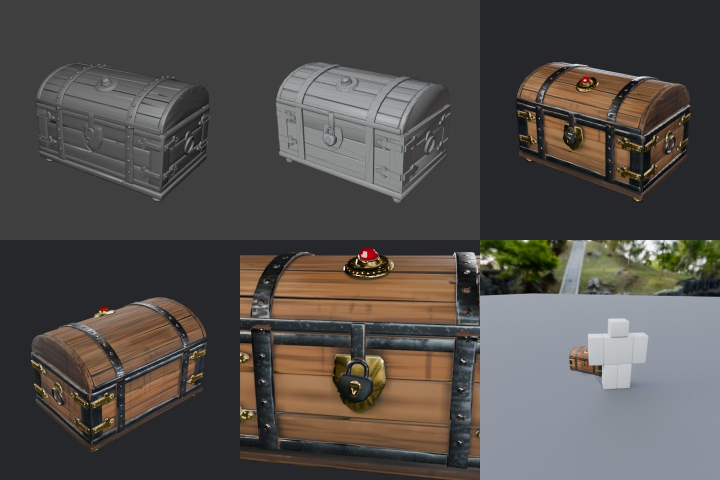
#> input picture roblox-modeling/references/sheets/chest.jpg, 1440 x 960 px (shown at 1/2 size)
$ python lion.py ../../../roblox-modeling/references/sheets/chest.jpg out.png
#> lines starting #> are read from the running program, lines starting #| are printed output that depends on the picture
import sys
from collections import deque
from PIL import Image, ImageFilter, ImageChops

src = Image.open(sys.argv[1]).convert("RGBA")
S = 1024
src = src.resize((S, S), Image.LANCZOS)
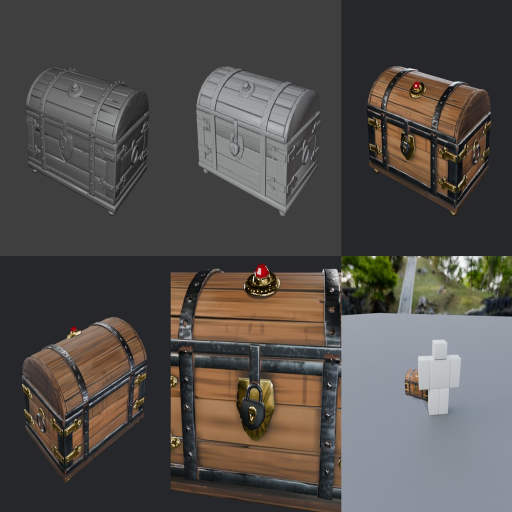
#> src: PIL image 1024x1024 RGBA (shown at 1/2 size); mean R, G, B, A 82.5, 78.3, 75.1, 255
px = src.load()

def lum(c):
    return (0.299 * c[0] + 0.587 * c[1] + 0.114 * c[2]) / 255

ink = Image.new("L", (S, S), 0)
#> ink: PIL image 1024x1024 L; every value is 0
ip = ink.load()
for y in range(S):
    for x in range(S):
        c = px[x, y]
        if c[3] > 40 and lum(c) < 0.86:
            ip[x, y] = 255
#> (the run stopped early here; a loop or call above may not have finished)
